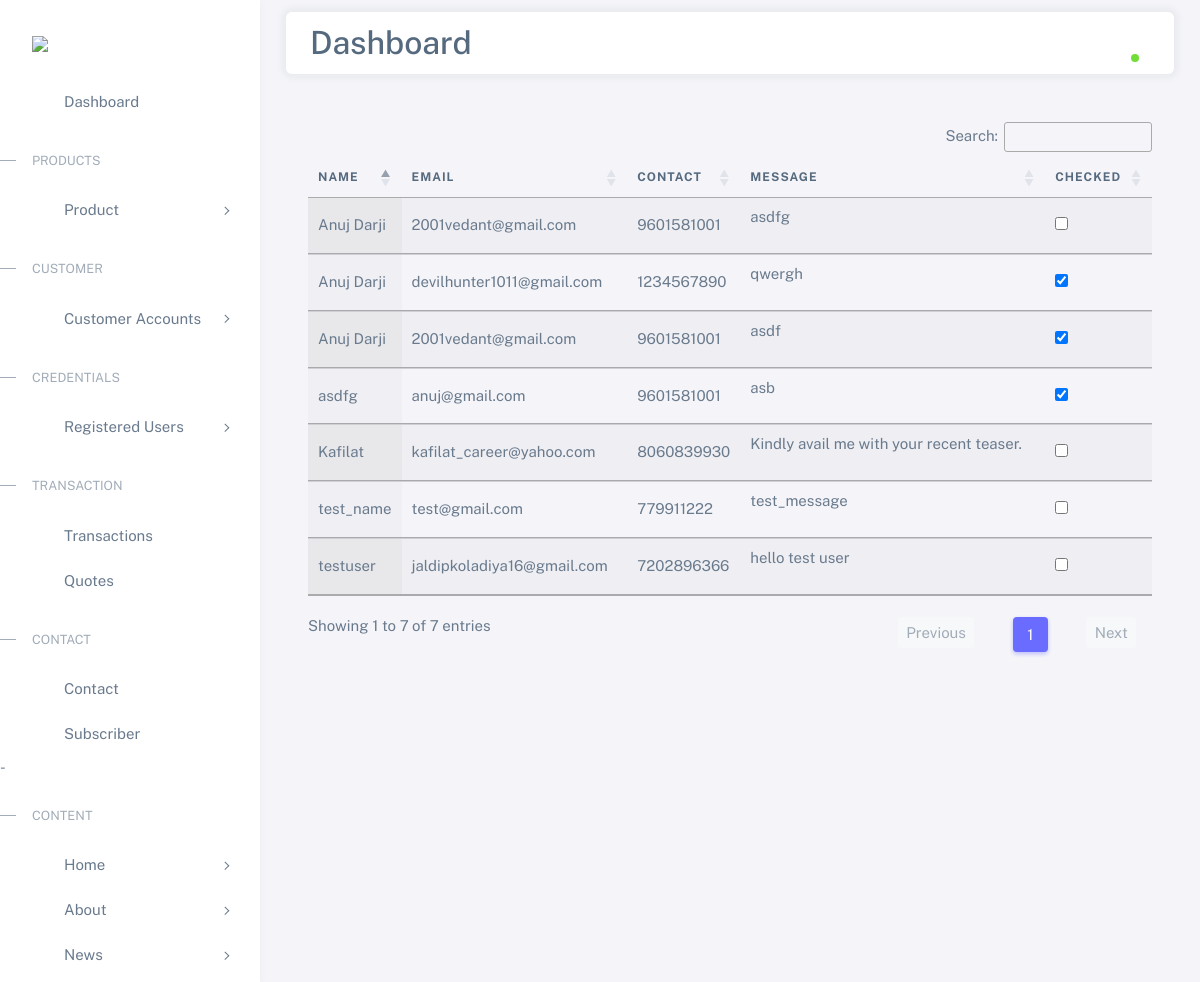
/devadmin/contactlist/, run on the app's committed database.
### accounts/models.py (models this page shows, shortened)
class Contact(models.Model):
    name = models.CharField(max_length=200)
    email = models.EmailField(max_length=50)
    contact = models.PositiveIntegerField()
    message = models.TextField()
    checked = models.BooleanField(default=False)

### accounts/views.py (the view)
# urls.py: path('devadmin/contactlist/', views.admincontactlist, name='admincontactlist'),
def admincontactlist(request):
    contact = Contact.objects.all()
    return render(request, 'devadmin/admincontactlist.html',{'contact':contact})

### accounts/templates/devadmin/admincontactlist.html (shortened to what this page needs)
{% extends 'devadmin/base.html' %}
{% load static %}
{% block main-content %}
<link rel="stylesheet" href="https://cdn.datatables.net/1.12.1/css/jquery.dataTables.min.css">
<link rel="stylesheet" href="https://cdn.datatables.net/datetime/1.1.2/css/dataTables.dateTime.min.css">
<link rel="stylesheet" href="https://cdn.datatables.net/1.12.1/css/dataTables.bootstrap4.min.css">
<link rel="stylesheet" href="https://cdn.datatables.net/buttons/2.2.3/css/buttons.bootstrap4.min.css">
<div class="m-5">
<table id="example" class="table display nowrap mt-3" style="width:100%">
  <thead>
      <tr>
          <th>Name</th>
          <th>Email</th>
          <th>Contact</th>
          <th>Message</th>
          <th>Checked</th>
        </tr>
  </thead>
  <tbody>
    {% for i in contact %}
    <tr>
        <td>{{i.name}}</td>
        <td>{{i.email}}</td>
        <td>{{i.contact}}</td>
        <td>{{i.message | linebreaks}}</td>
        <td>
          <form action="{% url 'admincontact' i.id %}" id="myform{{i.id}}" method= "POST">
            {% if i.checked == True %}
              <input type="checkbox" name="fluency" id="fluency{{i.id}}" checked/>
              {% else %}
              <input type="checkbox" name="fluency" id="fluency{{i.id}}" />
              {% endif %}
          </form>
        </td>
      </tr>
    {% endfor %}
    </tbody>
</table>
</div>
{% endblock main-content %}

### accounts/static/accounts/css/style.css (style rules this page uses)
body, html { margin: 0; padding: 0; overflow-x: hidden; }

### data on the page
Contact: name "Anuj Darji", email "2001vedant@gmail.com", contact "9601581001", message "asdfg"
Contact: name "Anuj Darji", email "devilhunter1011@gmail.com", contact "1234567890", message "qwergh"
Contact: name "asdfg", email "anuj@gmail.com", contact "9601581001", message "asb"
Contact: name "Anuj Darji", email "2001vedant@gmail.com", contact "9601581001", message "asdf"
Contact: name "testuser", email "jaldipkoladiya16@gmail.com", contact "7202896366", message "hello test user"
Contact: name "test_name", email "test@gmail.com", contact "779911222", message "test_message"
Contact: name "Kafilat", email "kafilat_career@yahoo.com", contact "8060839930", message "Kindly avail me with your recent teaser."
